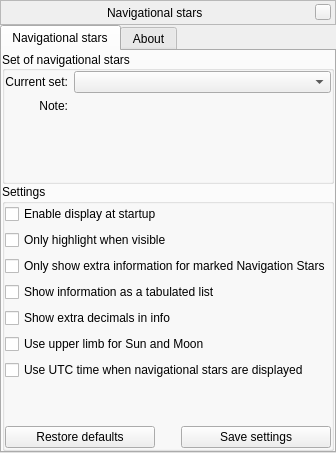
<?xml version="1.0" encoding="UTF-8"?>
<ui version="4.0">
 <class>navStarsWindowForm</class>
 <widget class="QWidget" name="navStarsWindowForm">
  <layout class="QVBoxLayout" name="verticalLayout">
   <property name="spacing">
    <number>0</number>
   </property>
   <property name="leftMargin">
    <number>0</number>
   </property>
   <property name="topMargin">
    <number>0</number>
   </property>
   <property name="rightMargin">
    <number>0</number>
   </property>
   <property name="bottomMargin">
    <number>0</number>
   </property>
   <item>
    <widget class="BarFrame" name="TitleBar">
     <property name="sizePolicy">
      <sizepolicy hsizetype="Expanding" vsizetype="Minimum">
       <horstretch>0</horstretch>
       <verstretch>0</verstretch>
      </sizepolicy>
     </property>
     <property name="minimumSize">
      <size>
       <width>0</width>
       <height>25</height>
      </size>
     </property>
     <property name="maximumSize">
      <size>
       <width>16777215</width>
       <height>30</height>
      </size>
     </property>
     <property name="focusPolicy">
      <enum>Qt::NoFocus</enum>
     </property>
     <property name="autoFillBackground">
      <bool>false</bool>
     </property>
     <property name="frameShape">
      <enum>QFrame::StyledPanel</enum>
     </property>
     <layout class="QHBoxLayout">
      <property name="spacing">
       <number>6</number>
      </property>
      <property name="leftMargin">
       <number>0</number>
      </property>
      <property name="topMargin">
       <number>0</number>
      </property>
      <property name="rightMargin">
       <number>4</number>
      </property>
      <property name="bottomMargin">
       <number>0</number>
      </property>
      <item>
       <spacer name="leftSpacer">
        <property name="orientation">
         <enum>Qt::Horizontal</enum>
        </property>
        <property name="sizeHint" stdset="0">
         <size>
          <width>40</width>
          <height>20</height>
         </size>
        </property>
       </spacer>
      </item>
      <item>
       <widget class="QLabel" name="stelWindowTitle">
        <property name="text">
         <string>Navigational stars</string>
        </property>
       </widget>
      </item>
      <item>
       <spacer name="rightSpacer">
        <property name="orientation">
         <enum>Qt::Horizontal</enum>
        </property>
        <property name="sizeHint" stdset="0">
         <size>
          <width>40</width>
          <height>20</height>
         </size>
        </property>
       </spacer>
      </item>
      <item>
       <widget class="QPushButton" name="closeStelWindow">
        <property name="minimumSize">
         <size>
          <width>16</width>
          <height>16</height>
         </size>
        </property>
        <property name="maximumSize">
         <size>
          <width>16</width>
          <height>16</height>
         </size>
        </property>
        <property name="focusPolicy">
         <enum>Qt::NoFocus</enum>
        </property>
        <property name="text">
         <string/>
        </property>
       </widget>
      </item>
     </layout>
    </widget>
   </item>
   <item>
    <widget class="QTabWidget" name="tabWidget">
     <property name="currentIndex">
      <number>0</number>
     </property>
     <widget class="QWidget" name="tabNavStars">
      <attribute name="title">
       <string>Navigational stars</string>
      </attribute>
      <layout class="QVBoxLayout" name="verticalLayoutTimeZone">
       <property name="spacing">
        <number>0</number>
       </property>
       <property name="leftMargin">
        <number>0</number>
       </property>
       <property name="topMargin">
        <number>0</number>
       </property>
       <property name="rightMargin">
        <number>0</number>
       </property>
       <property name="bottomMargin">
        <number>0</number>
       </property>
       <item>
        <widget class="QGroupBox" name="groupBoxNavStars">
         <property name="title">
          <string>Set of navigational stars</string>
         </property>
         <property name="alignment">
          <set>Qt::AlignLeading|Qt::AlignLeft|Qt::AlignVCenter</set>
         </property>
         <layout class="QVBoxLayout" name="verticalLayout_2">
          <property name="leftMargin">
           <number>0</number>
          </property>
          <property name="topMargin">
           <number>0</number>
          </property>
          <property name="rightMargin">
           <number>0</number>
          </property>
          <property name="bottomMargin">
           <number>0</number>
          </property>
          <item>
           <layout class="QGridLayout" name="gridLayout">
            <item row="1" column="0">
             <widget class="QLabel" name="labelNote">
              <property name="sizePolicy">
               <sizepolicy hsizetype="Minimum" vsizetype="MinimumExpanding">
                <horstretch>0</horstretch>
                <verstretch>0</verstretch>
               </sizepolicy>
              </property>
              <property name="text">
               <string>Note:</string>
              </property>
              <property name="alignment">
               <set>Qt::AlignRight|Qt::AlignTop|Qt::AlignTrailing</set>
              </property>
             </widget>
            </item>
            <item row="0" column="0">
             <widget class="QLabel" name="nsSetLabel">
              <property name="sizePolicy">
               <sizepolicy hsizetype="Minimum" vsizetype="Preferred">
                <horstretch>0</horstretch>
                <verstretch>0</verstretch>
               </sizepolicy>
              </property>
              <property name="toolTip">
               <string>Place of the string with coordinates of the mouse pointer</string>
              </property>
              <property name="text">
               <string>Current set:</string>
              </property>
              <property name="alignment">
               <set>Qt::AlignRight|Qt::AlignTrailing|Qt::AlignVCenter</set>
              </property>
             </widget>
            </item>
            <item row="0" column="1">
             <widget class="QComboBox" name="nsSetComboBox">
              <property name="sizePolicy">
               <sizepolicy hsizetype="Expanding" vsizetype="Fixed">
                <horstretch>0</horstretch>
                <verstretch>0</verstretch>
               </sizepolicy>
              </property>
              <property name="editable">
               <bool>false</bool>
              </property>
              <property name="insertPolicy">
               <enum>QComboBox::NoInsert</enum>
              </property>
              <property name="sizeAdjustPolicy">
               <enum>QComboBox::AdjustToContents</enum>
              </property>
             </widget>
            </item>
            <item row="1" column="1">
             <widget class="QLabel" name="nsSetDescription">
              <property name="sizePolicy">
               <sizepolicy hsizetype="Expanding" vsizetype="MinimumExpanding">
                <horstretch>0</horstretch>
                <verstretch>0</verstretch>
               </sizepolicy>
              </property>
              <property name="minimumSize">
               <size>
                <width>0</width>
                <height>80</height>
               </size>
              </property>
              <property name="text">
               <string/>
              </property>
              <property name="alignment">
               <set>Qt::AlignLeading|Qt::AlignLeft|Qt::AlignTop</set>
              </property>
              <property name="wordWrap">
               <bool>true</bool>
              </property>
             </widget>
            </item>
           </layout>
          </item>
         </layout>
        </widget>
       </item>
       <item>
        <widget class="QGroupBox" name="groupBoxSettings">
         <property name="title">
          <string>Settings</string>
         </property>
         <layout class="QVBoxLayout" name="verticalLayout_4">
          <property name="leftMargin">
           <number>0</number>
          </property>
          <property name="topMargin">
           <number>0</number>
          </property>
          <property name="rightMargin">
           <number>0</number>
          </property>
          <property name="bottomMargin">
           <number>0</number>
          </property>
          <item>
           <widget class="QCheckBox" name="displayAtStartupCheckBox">
            <property name="text">
             <string>Enable display at startup</string>
            </property>
           </widget>
          </item>
          <item>
           <widget class="QCheckBox" name="highlightWhenVisible">
            <property name="text">
             <string>Only highlight when visible</string>
            </property>
           </widget>
          </item>
          <item>
           <widget class="QCheckBox" name="limitInfoToNavStars">
            <property name="text">
             <string>Only show extra information for marked Navigation Stars</string>
            </property>
           </widget>
          </item>
          <item>
           <widget class="QCheckBox" name="tabulatedDisplay">
            <property name="text">
             <string>Show information as a tabulated list</string>
            </property>
           </widget>
          </item>
          <item>
           <widget class="QCheckBox" name="showExtraDecimals">
            <property name="text">
             <string>Show extra decimals in info</string>
            </property>
           </widget>
          </item>
          <item>
           <widget class="QCheckBox" name="upperLimb">
            <property name="text">
             <string>Use upper limb for Sun and Moon</string>
            </property>
           </widget>
          </item>
          <item>
           <widget class="QCheckBox" name="useUTCCheckBox">
            <property name="text">
             <string>Use UTC time when navigational stars are displayed</string>
            </property>
           </widget>
          </item>
          <item>
           <spacer name="verticalSpacer">
            <property name="orientation">
             <enum>Qt::Vertical</enum>
            </property>
            <property name="sizeHint" stdset="0">
             <size>
              <width>20</width>
              <height>40</height>
             </size>
            </property>
           </spacer>
          </item>
          <item>
           <layout class="QHBoxLayout" name="horizontalLayoutNsSettings">
            <item>
             <widget class="QPushButton" name="pushButtonReset">
              <property name="text">
               <string>Restore defaults</string>
              </property>
             </widget>
            </item>
            <item>
             <spacer name="horizontalSpacer">
              <property name="orientation">
               <enum>Qt::Horizontal</enum>
              </property>
              <property name="sizeType">
               <enum>QSizePolicy::Fixed</enum>
              </property>
              <property name="sizeHint" stdset="0">
               <size>
                <width>20</width>
                <height>20</height>
               </size>
              </property>
             </spacer>
            </item>
            <item>
             <widget class="QPushButton" name="pushButtonSave">
              <property name="text">
               <string>Save settings</string>
              </property>
             </widget>
            </item>
           </layout>
          </item>
         </layout>
        </widget>
       </item>
      </layout>
     </widget>
     <widget class="QWidget" name="tabAbout">
      <attribute name="title">
       <string comment="tab in plugin windows">About</string>
      </attribute>
      <layout class="QVBoxLayout" name="verticalLayout_3">
       <item>
        <widget class="QTextBrowser" name="aboutTextBrowser"/>
       </item>
      </layout>
     </widget>
    </widget>
   </item>
  </layout>
 </widget>
 <customwidgets>
  <customwidget>
   <class>BarFrame</class>
   <extends>QFrame</extends>
   <header>Dialog.hpp</header>
   <container>1</container>
  </customwidget>
 </customwidgets>
 <tabstops>
  <tabstop>tabWidget</tabstop>
 </tabstops>
 <resources/>
 <connections/>
</ui>
